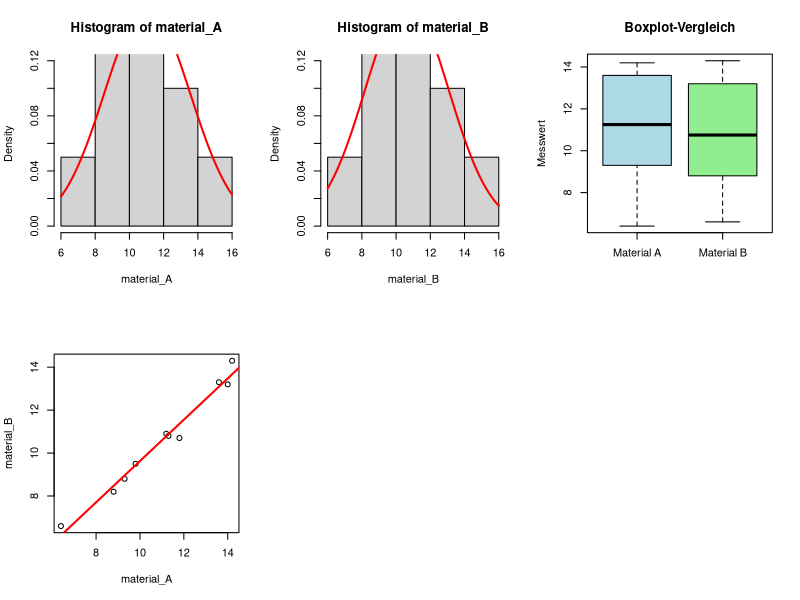

Write R code to recreate this figure.
material_A = c(14.0, 8.8, 11.2, 14.2, 11.8, 6.4, 9.8, 11.3, 9.3, 13.6)
material_B = c(13.2, 8.2, 10.9, 14.3, 10.7, 6.6, 9.5, 10.8, 8.8, 13.3)

t_test_result = t.test(material_A, material_B)
print(t_test_result)


par(mfrow = c(2, 3))

hist(material_A, probability = TRUE, ylim = c(0, 0.12))
mu_A = mean(material_A)
sd_A = sd(material_A)
curve(dnorm(x, mean = mu_A, sd = sd_A), add = TRUE, col = "red", lwd = 2)

hist(material_B, probability = TRUE, ylim = c(0, 0.12))
mu_B = mean(material_B)
sd_B = sd(material_B)
curve(dnorm(x, mean = mu_B, sd = sd_B), add = TRUE, col = "red", lwd = 2)

boxplot(material_A, material_B, names = c("Material A", "Material B"),
        main = "Boxplot-Vergleich", ylab = "Messwert", col = c("lightblue", "lightgreen"))

#c

corr = cor(material_A, material_B)
print(corr)
plot(material_A, material_B)
abline(lm(material_B ~ material_A), col = "red", lwd = 2)
print(t.test(material_A, material_B, paired = TRUE))


print(t.test(material_A, material_B))